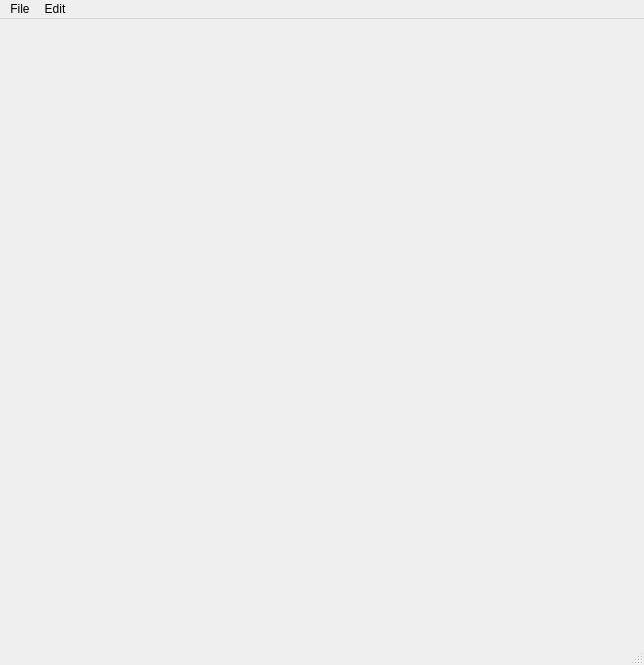
<?xml version="1.0" encoding="UTF-8"?>
<ui version="4.0">
 <class>menu_principal</class>
 <widget class="QMainWindow" name="menu_principal">
  <property name="geometry">
   <rect>
    <x>0</x>
    <y>0</y>
    <width>644</width>
    <height>665</height>
   </rect>
  </property>
  <property name="windowTitle">
   <string>Chess</string>
  </property>
  <property name="windowIcon">
   <iconset>
    <normaloff>images/chess1.png</normaloff>images/chess1.png</iconset>
  </property>
  <widget class="QWidget" name="centralwidget">
   <widget class="QWidget" name="conteneur" native="true">
    <property name="geometry">
     <rect>
      <x>0</x>
      <y>0</y>
      <width>640</width>
      <height>640</height>
     </rect>
    </property>
   </widget>
  </widget>
  <widget class="QMenuBar" name="menubar">
   <property name="geometry">
    <rect>
     <x>0</x>
     <y>0</y>
     <width>644</width>
     <height>21</height>
    </rect>
   </property>
   <widget class="QMenu" name="menuMenu">
    <property name="title">
     <string>File</string>
    </property>
    <addaction name="actionNew"/>
    <addaction name="actionOpen"/>
    <addaction name="separator"/>
    <addaction name="actionSave"/>
    <addaction name="actionSave_As"/>
    <addaction name="separator"/>
    <addaction name="actionQuiter"/>
   </widget>
   <widget class="QMenu" name="menuEdit">
    <property name="title">
     <string>Edit</string>
    </property>
   </widget>
   <addaction name="menuMenu"/>
   <addaction name="menuEdit"/>
  </widget>
  <widget class="QStatusBar" name="statusbar"/>
  <action name="actionNew">
   <property name="checkable">
    <bool>false</bool>
   </property>
   <property name="enabled">
    <bool>true</bool>
   </property>
   <property name="text">
    <string>New </string>
   </property>
   <property name="iconText">
    <string>New</string>
   </property>
   <property name="shortcut">
    <string>Ctrl+N</string>
   </property>
   <property name="shortcutVisibleInContextMenu">
    <bool>false</bool>
   </property>
  </action>
  <action name="actionQuiter">
   <property name="icon">
    <iconset>
     <normaloff>images/quitter.jpg</normaloff>images/quitter.jpg</iconset>
   </property>
   <property name="text">
    <string>Quit</string>
   </property>
  </action>
  <action name="actionSave">
   <property name="text">
    <string>Save </string>
   </property>
   <property name="shortcut">
    <string>Ctrl+S</string>
   </property>
   <property name="shortcutContext">
    <enum>Qt::ApplicationShortcut</enum>
   </property>
  </action>
  <action name="actionSave_As">
   <property name="text">
    <string>Save As..</string>
   </property>
   <property name="shortcut">
    <string>Ctrl+Shift+S</string>
   </property>
  </action>
  <action name="actionOpen">
   <property name="text">
    <string>Open</string>
   </property>
  </action>
 </widget>
 <resources/>
 <connections>
  <connection>
   <sender>actionQuiter</sender>
   <signal>triggered()</signal>
   <receiver>menu_principal</receiver>
   <slot>close()</slot>
   <hints>
    <hint type="sourcelabel">
     <x>-1</x>
     <y>-1</y>
    </hint>
    <hint type="destinationlabel">
     <x>399</x>
     <y>312</y>
    </hint>
   </hints>
  </connection>
  <connection>
   <sender>actionNew</sender>
   <signal>triggered()</signal>
   <receiver>actionNew</receiver>
   <slot>trigger()</slot>
   <hints>
    <hint type="sourcelabel">
     <x>-1</x>
     <y>-1</y>
    </hint>
    <hint type="destinationlabel">
     <x>-1</x>
     <y>-1</y>
    </hint>
   </hints>
  </connection>
  <connection>
   <sender>actionOpen</sender>
   <signal>triggered()</signal>
   <receiver>actionOpen</receiver>
   <slot>trigger()</slot>
   <hints>
    <hint type="sourcelabel">
     <x>-1</x>
     <y>-1</y>
    </hint>
    <hint type="destinationlabel">
     <x>-1</x>
     <y>-1</y>
    </hint>
   </hints>
  </connection>
  <connection>
   <sender>actionSave</sender>
   <signal>triggered()</signal>
   <receiver>actionSave</receiver>
   <slot>trigger()</slot>
   <hints>
    <hint type="sourcelabel">
     <x>-1</x>
     <y>-1</y>
    </hint>
    <hint type="destinationlabel">
     <x>-1</x>
     <y>-1</y>
    </hint>
   </hints>
  </connection>
 </connections>
</ui>
